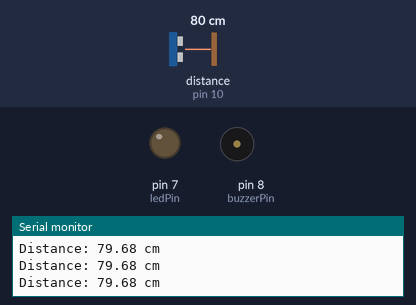
Recording of a sketch running on a simulated Arduino Uno, built with avr-gcc and run on an emulated ATmega328P. Shown: output pins drawn as LEDs (lit = HIGH), buzzer (waves = sounding), the last lines printed to the serial monitor. Wiring (inferred from the names in the program): ultrasonic range finder: trigger pin 9; echo pin 10. The test bench sets the inputs (shaded band); at power-on: distance to the obstacle (sensor on pin 10) 80 cm. The echo pulse lasts 58.3 µs per cm; pins used as bus, display or sensor lines are not drawn.

Above: at 1.2 s.
1.3 s: distance to the obstacle (sensor on pin 10) set to 23 cm
2.8 s: distance to the obstacle (sensor on pin 10) set to 19 cm
At 3.2 s:
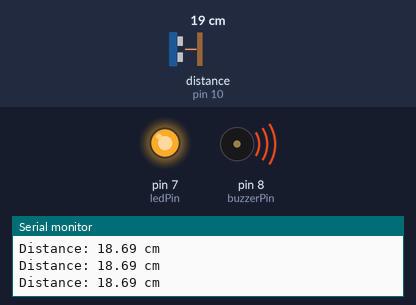
4.3 s: distance to the obstacle (sensor on pin 10) set to 35 cm
At 5.5 s:
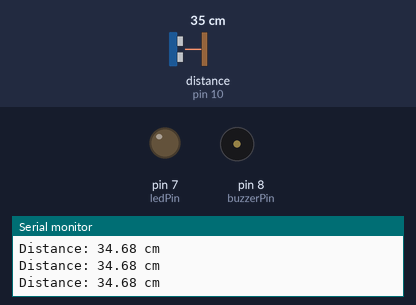
5.8 s: distance to the obstacle (sensor on pin 10) set to 2 cm
At 7.1 s:
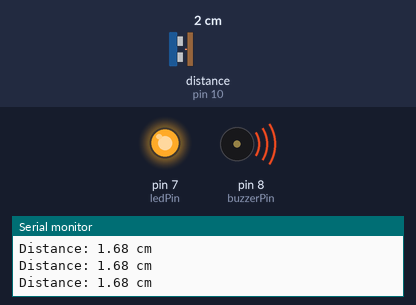
Timing chart, 0 to 8.3 s (numbered marks = the images above; inputs shaded):
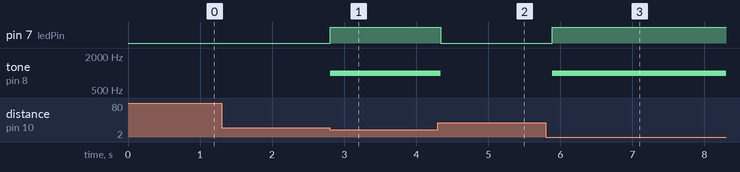

The sketch:

Arduino_Ultrasonic_Obstacle_Detector.ino
```cpp
/*
  Arduino Ultrasonic Obstacle Detector
  Sensor: HC-SR04
  Board: Arduino UNO

  Wiring:
  HC-SR04 VCC  -> 5V
  HC-SR04 GND  -> GND
  HC-SR04 TRIG -> D9
  HC-SR04 ECHO -> D10

  LED:
  LED + (through 220 ohm resistor) -> D7
  LED - -> GND

  Buzzer:
  Buzzer + -> D8
  Buzzer - -> GND
*/

const int trigPin = 9;
const int echoPin = 10;
const int ledPin = 7;
const int buzzerPin = 8;

long duration;
float distanceCm;

void setup() {
  pinMode(trigPin, OUTPUT);
  pinMode(echoPin, INPUT);
  pinMode(ledPin, OUTPUT);
  pinMode(buzzerPin, OUTPUT);

  Serial.begin(9600);
}

void loop() {
  // Send ultrasonic pulse
  digitalWrite(trigPin, LOW);
  delayMicroseconds(2);

  digitalWrite(trigPin, HIGH);
  delayMicroseconds(10);
  digitalWrite(trigPin, LOW);

  // Measure echo time
  duration = pulseIn(echoPin, HIGH, 30000);

  // Calculate distance
  if (duration == 0) {
    distanceCm = -1;
  } else {
    distanceCm = duration * 0.0343 / 2.0;
  }

  Serial.print("Distance: ");

  if (distanceCm < 0) {
    Serial.println("Out of range");
    digitalWrite(ledPin, LOW);
    noTone(buzzerPin);
  }
  else {
    Serial.print(distanceCm);
    Serial.println(" cm");

    // Obstacle detected within 20 cm
    if (distanceCm <= 20) {
      digitalWrite(ledPin, HIGH);
      tone(buzzerPin, 1000);
    }
    else {
      digitalWrite(ledPin, LOW);
      noTone(buzzerPin);
    }
  }

  delay(100);
}
```

Measured:
- the behaviour switches between 21 and 20 cm on distance to the obstacle (sensor on pin 10) (found by bisection; images 0 and 1)
- after the input at 2.8 s, pin 7 (ledPin): LOW → HIGH at once; tone on pin 8 (buzzerPin): silent → 1000 Hz at once
- after the input at 4.3 s, pin 7 (ledPin): HIGH → LOW at once; tone on pin 8 (buzzerPin): 1000 Hz → silent at once
- after the input at 5.8 s, pin 7 (ledPin): LOW → HIGH after 0.09 s; tone on pin 8 (buzzerPin): silent → 1000 Hz after 0.09 s
